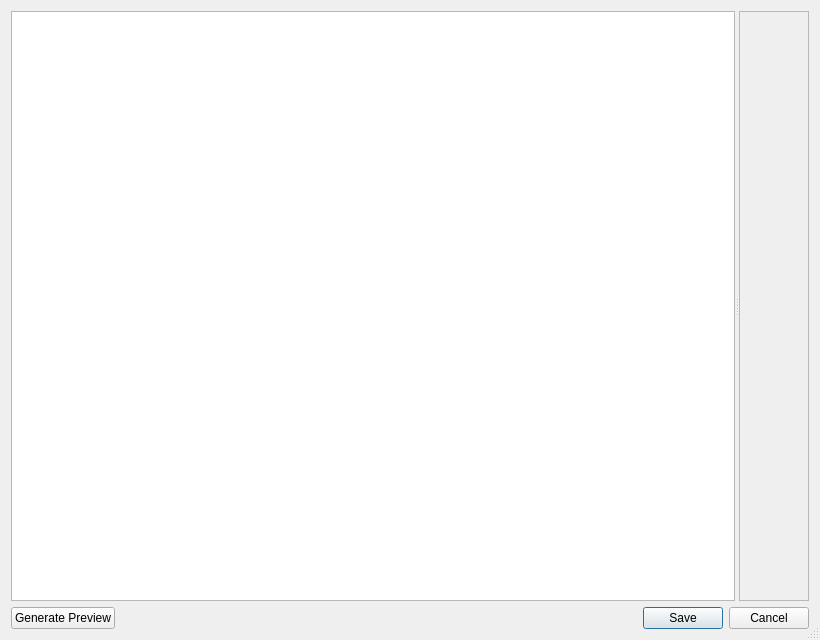
<?xml version="1.0" encoding="UTF-8"?>
<ui version="4.0">
 <class>TemplateDialog</class>
 <widget class="QDialog" name="TemplateDialog">
  <property name="windowModality">
   <enum>Qt::ApplicationModal</enum>
  </property>
  <property name="geometry">
   <rect>
    <x>0</x>
    <y>0</y>
    <width>820</width>
    <height>640</height>
   </rect>
  </property>
  <property name="windowTitle">
   <string>Template Dialog</string>
  </property>
  <property name="sizeGripEnabled">
   <bool>true</bool>
  </property>
  <property name="modal">
   <bool>true</bool>
  </property>
  <layout class="QVBoxLayout" name="verticalLayout">
   <item>
    <widget class="QSplitter" name="splitter">
     <property name="orientation">
      <enum>Qt::Horizontal</enum>
     </property>
     <widget class="QPlainTextEdit" name="plainTextEdit">
      <property name="sizePolicy">
       <sizepolicy hsizetype="Expanding" vsizetype="Expanding">
        <horstretch>0</horstretch>
        <verstretch>0</verstretch>
       </sizepolicy>
      </property>
      <property name="maximumSize">
       <size>
        <width>16777215</width>
        <height>16777215</height>
       </size>
      </property>
     </widget>
     <widget class="QScrollArea" name="previewWidget">
      <property name="horizontalScrollBarPolicy">
       <enum>Qt::ScrollBarAlwaysOff</enum>
      </property>
      <property name="widgetResizable">
       <bool>true</bool>
      </property>
      <widget class="QWidget" name="scrollAreaWidgetContents">
       <property name="geometry">
        <rect>
         <x>0</x>
         <y>0</y>
         <width>252</width>
         <height>306</height>
        </rect>
       </property>
       <layout class="QVBoxLayout" name="previewWidgetLayout">
        <property name="leftMargin">
         <number>0</number>
        </property>
        <property name="topMargin">
         <number>0</number>
        </property>
        <property name="rightMargin">
         <number>0</number>
        </property>
        <property name="bottomMargin">
         <number>0</number>
        </property>
       </layout>
      </widget>
     </widget>
    </widget>
   </item>
   <item>
    <layout class="QHBoxLayout" name="horizontalLayout">
     <item>
      <widget class="QPushButton" name="generateButton">
       <property name="text">
        <string>Generate Preview</string>
       </property>
      </widget>
     </item>
     <item>
      <widget class="QDialogButtonBox" name="buttonBox">
       <property name="orientation">
        <enum>Qt::Horizontal</enum>
       </property>
       <property name="standardButtons">
        <set>QDialogButtonBox::Cancel|QDialogButtonBox::Save</set>
       </property>
      </widget>
     </item>
    </layout>
   </item>
  </layout>
 </widget>
 <resources/>
 <connections>
  <connection>
   <sender>buttonBox</sender>
   <signal>accepted()</signal>
   <receiver>TemplateDialog</receiver>
   <slot>accept()</slot>
   <hints>
    <hint type="sourcelabel">
     <x>248</x>
     <y>254</y>
    </hint>
    <hint type="destinationlabel">
     <x>157</x>
     <y>274</y>
    </hint>
   </hints>
  </connection>
  <connection>
   <sender>buttonBox</sender>
   <signal>rejected()</signal>
   <receiver>TemplateDialog</receiver>
   <slot>reject()</slot>
   <hints>
    <hint type="sourcelabel">
     <x>316</x>
     <y>260</y>
    </hint>
    <hint type="destinationlabel">
     <x>286</x>
     <y>274</y>
    </hint>
   </hints>
  </connection>
 </connections>
</ui>
